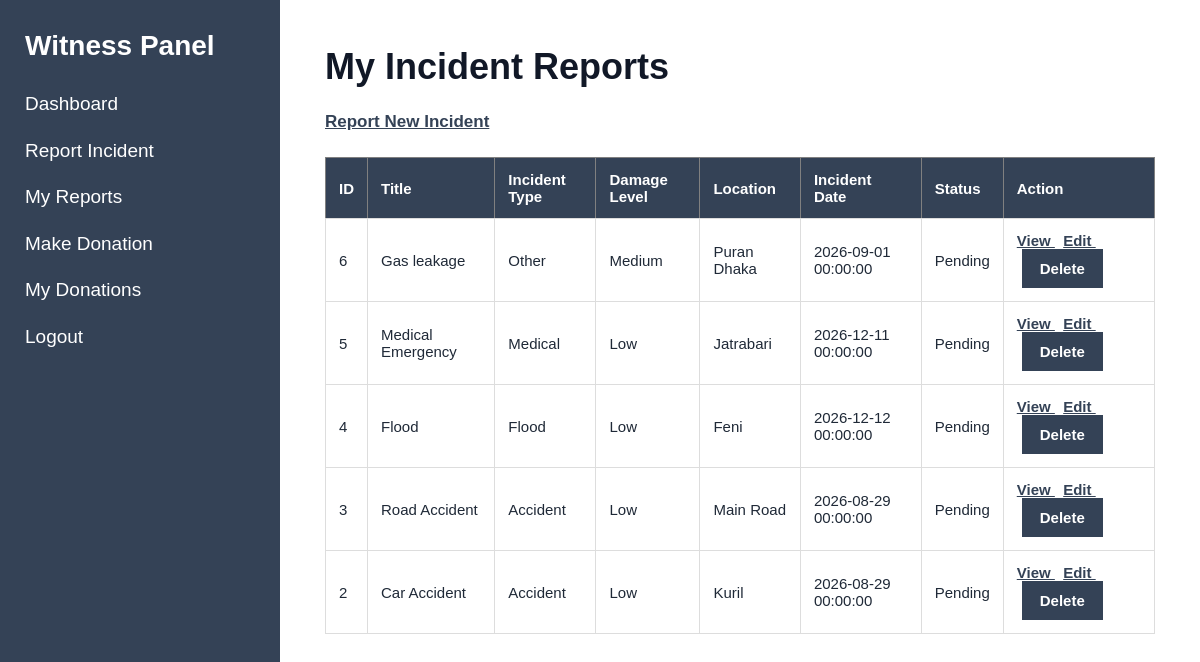
The page /index.php?page=witness-reports (signed in) on the database its author committed.
### tables this page shows
CREATE TABLE `witness_reports` (
  `id` int(11) NOT NULL,
  `witness_id` int(11) NOT NULL,
  `title` varchar(150) NOT NULL,
  `description` text NOT NULL,
  `damage_level` varchar(20) NOT NULL DEFAULT 'low',
  `incident_type` varchar(50) NOT NULL,
  `location` varchar(255) NOT NULL,
  `incident_date` datetime NOT NULL,
  `evidence_file` varchar(255) DEFAULT NULL,
  `status` varchar(30) NOT NULL DEFAULT 'pending',
  `created_at` timestamp NOT NULL DEFAULT current_timestamp(),
  `updated_at` timestamp NOT NULL DEFAULT current_timestamp() ON UPDATE current_timestamp()
);

### models/WitnessModel.php (called while the page is built, shortened)
<?php
function getWitnessReports(
    $conn,
    $witness_id
) {
    $sql = "SELECT *
            FROM witness_reports
            WHERE witness_id = ?
            ORDER BY id DESC";
    $stmt = mysqli_prepare(
        $conn,
        $sql
    );
    mysqli_stmt_bind_param(
        $stmt,
        "i",
        $witness_id
    );
    mysqli_stmt_execute($stmt);
    $result =
        mysqli_stmt_get_result($stmt);
    $reports = [];
    while (
        $row =
        mysqli_fetch_assoc($result)
    ) {
        $reports[] = $row;
    }
    return $reports;
}

### views/witness/reports.php (the view, shortened to what this page needs)
<?php require_once "views/partials/header.php"; ?>
<?php require_once "views/partials/sidebar.php"; ?>
<div class="content">
    <h1>My Incident Reports</h1>
    <p>
        <a href="index.php?page=witness-report-create">
            Report New Incident
        </a>
    </p>
    <?php if (empty($reports)): ?>
        <p>
            You have not submitted any incident reports yet.
        </p>
    <?php else: ?>
        <table border="1" cellpadding="10">
            <thead>
                <tr>
                    <th>ID</th>
                    <th>Title</th>
                    <th>Incident Type</th>
                    <th>Damage Level</th>
                    <th>Location</th>
                    <th>Incident Date</th>
                    <th>Status</th>
                    <th>Action</th>
                </tr>
            </thead>
            <tbody>
                <?php foreach ($reports as $report): ?>
                    <tr>
                        <td>
                            <?php
                            echo (int)$report['id'];
                            ?>
                        </td>
                        <td>
                            <?php
                            echo htmlspecialchars(
                                $report['title']
                            );
                            ?>
                        </td>
                        <td>
                            <?php
                            echo htmlspecialchars(
                                ucfirst(
                                    $report['incident_type']
                                )
                            );
                            ?>
                        </td>
                        <td>
                            <?php
                            echo htmlspecialchars(
                                ucfirst(
                                    $report['damage_level'] ?? 'Not specified'
                                )
                            );
                            ?>
                        </td>
                        <td>
                            <?php
                            echo htmlspecialchars(
                                $report['location']
                            );
                            ?>
                        </td>
                        <td>
                            <?php
                            echo htmlspecialchars(
                                $report['incident_date']
                            );
                            ?>
                        </td>
                        <td>
                            <?php
                            echo htmlspecialchars(
                                ucfirst(
                                    $report['status'] ?? 'pending'
                                )
                            );
                            ?>
                        </td>
                        <td>
                            <a
                                href="index.php?page=witness-report-view&id=<?php echo (int)$report['id']; ?>"
                            >
                                View
                            </a>
                            <a
                                href="index.php?page=witness-report-edit&id=<?php echo (int)$report['id']; ?>"
                            >
                                Edit
                            </a>
                            <form
                                method="POST"
                                action="index.php?page=witness-report-delete"
                                style="display:inline;"
                                onsubmit="return confirm('Are you sure you want to delete this report?');"
                            >
                                <button type="submit">
                                    Delete
                                </button>
                            </form>
                        </td>
                    </tr>
                <?php endforeach; ?>
            </tbody>
        </table>
    <?php endif; ?>
</div>
<?php require_once "views/partials/footer.php"; ?>

### assets/css/style.css (style rules this page uses)
* { box-sizing: border-box; }
body { margin: 0; font-family: Arial, Helvetica, sans-serif; background: #f5f6f8; color: #1f2937; }
.content { margin-left: 280px; padding: 45px; min-height: 100vh; background: white; }
.content h1 { margin-top: 0; margin-bottom: 20px; font-size: 36px; line-height: 1.2; color: #111827; }
.content>p { font-size: 17px; line-height: 1.6; margin-bottom: 22px; }
.content a { color: #344256; font-weight: 600; text-decoration: underline; }
button { background: #344256; color: white; border: none; padding: 11px 18px; font-family: Arial, Helvetica, sans-serif; font-size: 15px; font-weight: 600; cursor: pointer; }
table { width: 100%; border-collapse: collapse; margin-top: 22px; background: white; }
th { background: #344256; color: white; padding: 13px; text-align: left; font-size: 15px; }
td { padding: 13px; border: 1px solid #dddddd; font-size: 15px; }
table form { border: none; padding: 0; margin: 0; max-width: none; }
table form button { margin-left: 5px; }

### rows shown on the page
witness_reports: id "6", title "Gas leakage", incident_type "Other", damage_level "Medium", location "Puran Dhaka", incident_date "2026-09-01 00:00:00", status "Pending"
witness_reports: id "5", title "Medical Emergency", incident_type "Medical", damage_level "Low", location "Jatrabari", incident_date "2026-12-11 00:00:00", status "Pending"
witness_reports: id "4", title "Flood", incident_type "Flood", damage_level "Low", location "Feni", incident_date "2026-12-12 00:00:00", status "Pending"
witness_reports: id "3", title "Road Accident", incident_type "Accident", damage_level "Low", location "Main Road", incident_date "2026-08-29 00:00:00", status "Pending"
witness_reports: id "2", title "Car Accident", incident_type "Accident", damage_level "Low", location "Kuril", incident_date "2026-08-29 00:00:00", status "Pending"
